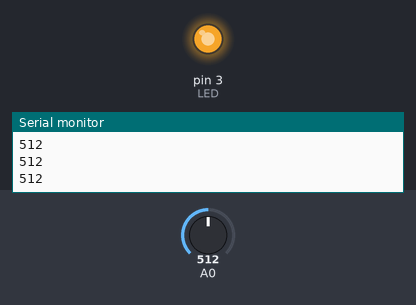
A sketch run on a simulated Arduino Uno, built with avr-gcc and run on an emulated ATmega328P. On the bench: output pins drawn as LEDs (lit = HIGH), the last lines printed to the serial monitor. Inputs (shaded band) come from the test bench; at power-on: A0 = 512.

Above: at 1.2 s.
1.3 s: A0 set to 0
At 1.66 s:
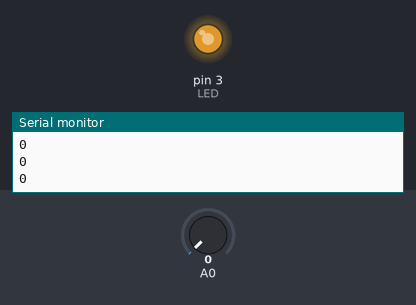
4.3 s: A0 set to 1023
At 4.69 s:
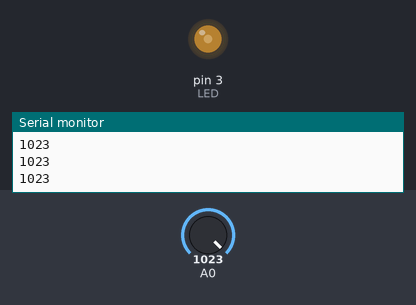
Timing chart, 0 to 13.3 s (numbered marks = the images above; inputs shaded):
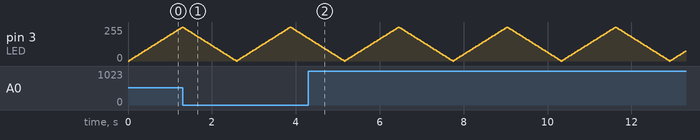

The sketch:

TestPWM_Simple.ino
```cpp
int LED = 3;
int val_A0;

int Fadeschritte = 5;
int Helligkeit = 0;

void setup()
{
  Serial.begin(115200);
  Serial.setTimeout(1);
}

void loop()
{

  analogWrite(LED, Helligkeit);
  Helligkeit = Helligkeit + Fadeschritte;
  delay(25);
  if (Helligkeit == 0 || Helligkeit == 255)
  {
    Fadeschritte = -Fadeschritte;
  }

  val_A0=analogRead(A0);
  Serial.println(val_A0);

}
```
